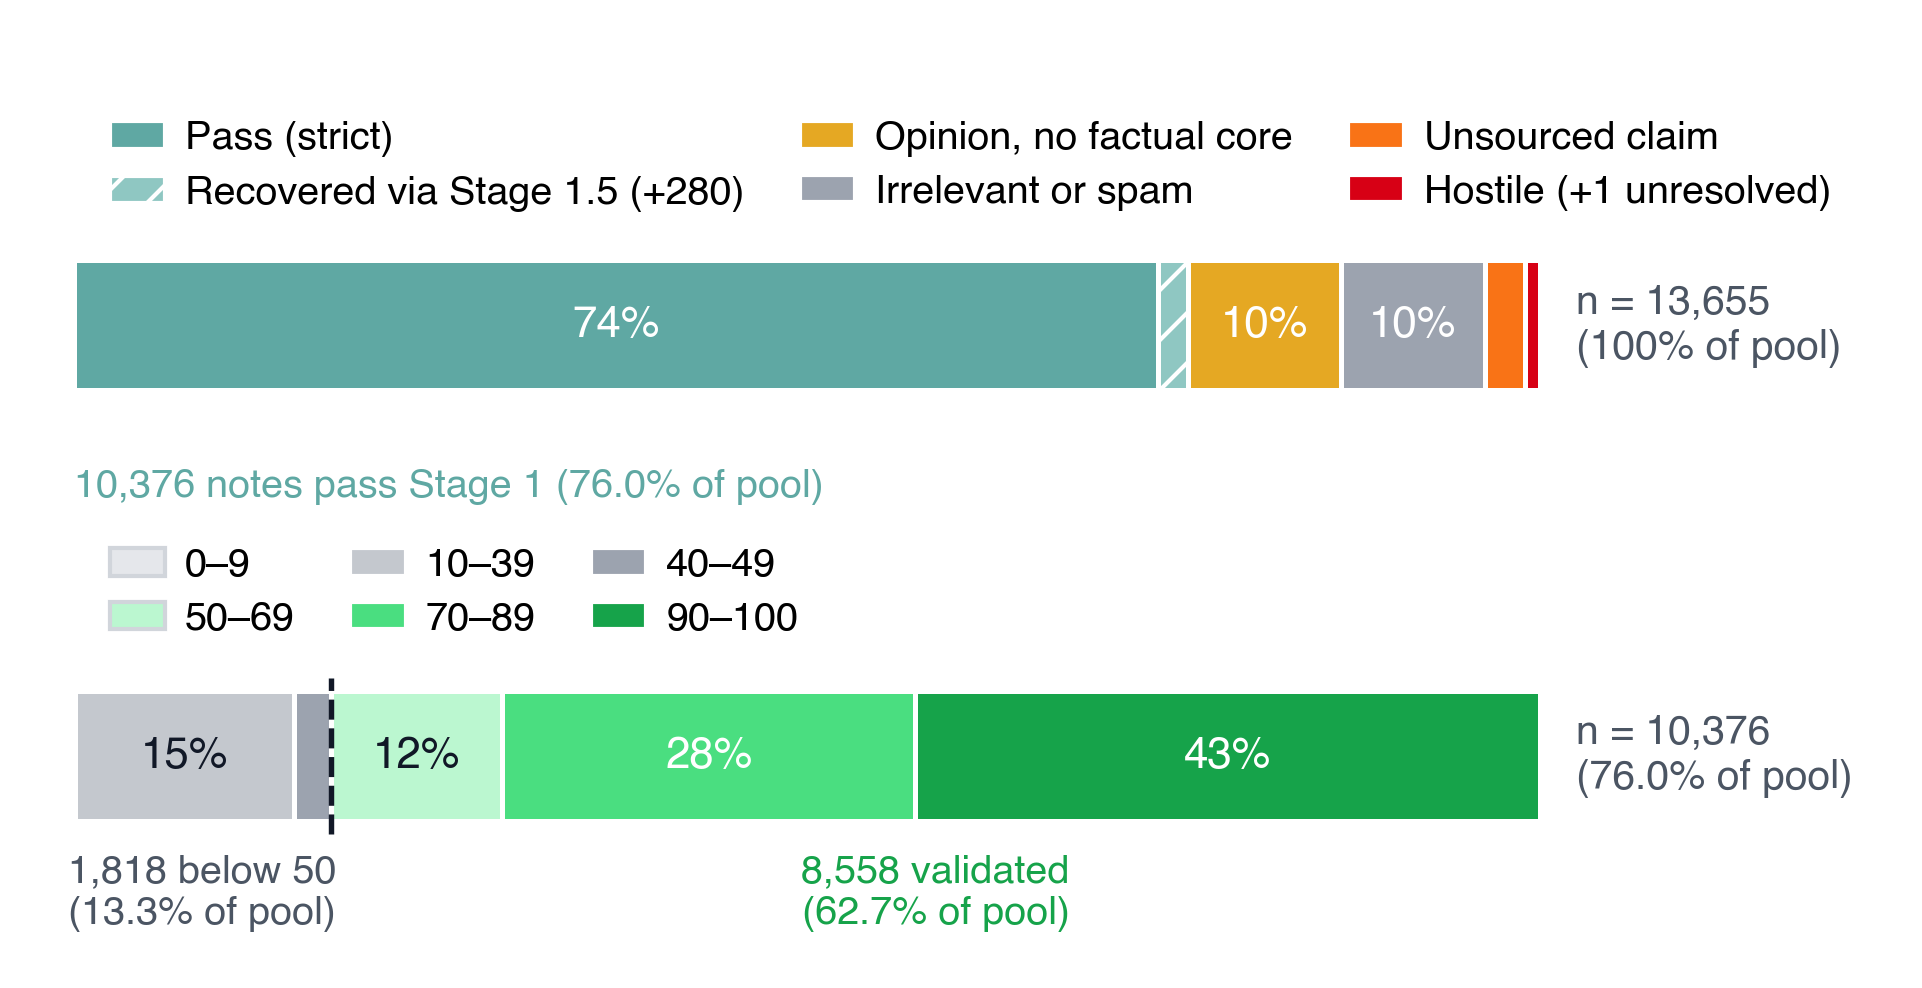

Reproduce this figure in Python.
"""
cn-gemma-validation-funnel.py
──────────────────────────────
Funnel view of the Gemma two-stage validation over the CCA hidden rescue pool.
Stage 1.5 (opinion-recall) is folded into Stage 1, as its outcome (+280 notes
recovered) only ever affects which notes reach Stage 2.

Two equally sized, aligned horizontal bars. Each bar uses its full width to
show that stage's own outcome breakdown; the right-edge labels report the
different stage populations:

  Row 1 — Stage 1 content screen, over the full 13,655-note rescue pool.
          Segments: pass (strict) / recovered via Stage 1.5 / four drop reasons.
  Row 2 — Stage 2 rescue-worthiness scoring, over the 10,376 notes that passed
          Stage 1. Segments: six score bins, three below the 50 threshold
          (grey, ascending severity) and three at or above it (green, ascending
          confidence).

All values are hardcoded from the frozen validation run summaries:
  data/llm_validation/runs/gemma-4-31b-it-scckn-v1/summary.json
  data/llm_validation/runs/gemma-4-31b-it-scckn-stage1-5-opinion-v1/summary.json
  data/llm_validation/runs/gemma-4-31b-it-scckn-stage2-expanded-v1/summary.json

Outputs (same basename triplet per AGENTS.md):
  cn-gemma-validation-funnel.pdf
  cn-gemma-validation-funnel.png

Run:
  cd figures/script_figures
  python cn-gemma-validation-funnel.py
"""

import pathlib

import matplotlib
matplotlib.use("Agg")
import matplotlib as mpl
import matplotlib.pyplot as plt
import matplotlib.patches as mpatches

# ── Output paths ────────────────────────────────────────────────────────────
HERE = pathlib.Path(__file__).parent
PDF_OUT = HERE / "cn-gemma-validation-funnel.pdf"
PNG_OUT = HERE / "cn-gemma-validation-funnel.png"

# ── Global style — matches fig3-rescue-panels.py for cross-figure consistency
mpl.rcParams.update({
    "figure.dpi": 120,
    "savefig.dpi": 300,
    "savefig.bbox": "tight",
    "savefig.facecolor": "white",
    "savefig.edgecolor": "none",
    "pdf.fonttype": 42,
    "ps.fonttype": 42,
    "font.family": "sans-serif",
    "font.sans-serif": ["Helvetica", "Arial", "DejaVu Sans"],
    "font.size": 11,
    "axes.spines.top": False,
    "axes.spines.right": False,
    "axes.grid": False,
    "legend.frameon": False,
})

# ── Palette — reuses the paper's established hexes ─────────────────────────
PAPER_BG = "#ffffff"
PAPER_TEXT = "#111827"
MUTED = "#4b5563"

PASS_COLOR = "#5FA8A3"        # Stage 1 strict pass (teal — matches "Already shown")
RECOVER_COLOR = "#8FC7C2"     # Stage 1.5 recovered notes (lighter teal tint)
OPINION_COLOR = "#E5A823"     # opinion, no factual core (amber — matches "Content stop")
IRRELEVANT_COLOR = "#9CA3AF"  # irrelevant / trivial / spam (grey)
UNSOURCED_COLOR = "#f97316"   # unsourced context or claim (orange)
HOSTILE_COLOR = "#D70015"     # hostile / troll + 1 unresolved (red)

# Stage 2 score bins — sequential ramps (grey = below threshold, green = validated)
BIN_0_9 = "#E5E7EB"
BIN_10_39 = "#C4C8CE"
BIN_40_49 = "#9CA3AF"
BIN_50_69 = "#BBF7D0"
BIN_70_89 = "#4ADE80"
BIN_90_100 = "#16A34A"

EDGE_COL = "white"
EDGE_LW = 1.2

# ── Hardcoded pipeline numbers (frozen; see summary.json paths above) ──────
POOL_N = 13_655

# Stage 1 (incl. Stage 1.5 recall) — segments of the full pool
S1_PASS_STRICT = 10_096
S1_RECOVERED = 280        # Stage 1.5: sourced_factual_core_present
S1_OPINION_DROP = 1_423   # Stage 1.5: sourced_factual_core_absent
S1_IRRELEVANT = 1_340
S1_UNSOURCED = 373
S1_HOSTILE_UNRESOLVED = 142 + 1   # hostile_troll_or_derogatory + 1 unresolved
assert (S1_PASS_STRICT + S1_RECOVERED + S1_OPINION_DROP + S1_IRRELEVANT
        + S1_UNSOURCED + S1_HOSTILE_UNRESOLVED) == POOL_N

STAGE1_PASS_TOTAL = S1_PASS_STRICT + S1_RECOVERED   # 10,376 → enters Stage 2
STAGE1_DROP_TOTAL = POOL_N - STAGE1_PASS_TOTAL       # 3,279 content-screen stops

# Stage 2 — score bins over the 10,376 notes that passed Stage 1
S2_BIN_0_9 = 8
S2_BIN_10_39 = 1_547
S2_BIN_40_49 = 263
S2_BIN_50_69 = 1_212
S2_BIN_70_89 = 2_923
S2_BIN_90_100 = 4_423
assert (S2_BIN_0_9 + S2_BIN_10_39 + S2_BIN_40_49 + S2_BIN_50_69 + S2_BIN_70_89
        + S2_BIN_90_100) == STAGE1_PASS_TOTAL

STAGE2_BELOW_50 = S2_BIN_0_9 + S2_BIN_10_39 + S2_BIN_40_49   # 1,818
STAGE2_VALIDATED = S2_BIN_50_69 + S2_BIN_70_89 + S2_BIN_90_100  # 8,558

# Final reconciliation across the whole funnel
assert STAGE2_VALIDATED + STAGE2_BELOW_50 + STAGE1_DROP_TOTAL == POOL_N
assert STAGE2_VALIDATED == 8_558
assert STAGE1_DROP_TOTAL == 3_279
assert STAGE2_BELOW_50 == 1_818

# ── Bar widths (data units), centered — both stages use the same visual span
MAX_WIDTH = 100.0
ROW1_WIDTH = MAX_WIDTH
ROW2_WIDTH = MAX_WIDTH

# ── LAYOUT — tune these; everything below is derived ───────────────────────
# Canvas width is kept near the paper's other figures (5.2-6.4 in) so that text
# stays legible once the figure is scaled down to one column width.
FIG_W, FIG_H = 6.4, 3.19          # overall canvas
AX_RECT = [0.015, 0.015, 0.97, 0.97]    # one axes; every element sits in data space

FS_IN_BAR = 10.5                   # percentages printed inside the segments
FS_NLABEL = 9.8                   # right-edge n = ... labels
FS_FOOT = 9.5                     # below-bar summary annotations
FS_LEGEND = 9.5                    # matches Figure 3's manual legend text
FS_STAGE2_HEAD = 9.5               # transition heading above the Stage 2 legend

BAR_H = 0.50
ROW1_Y = 2.10                     # Stage 1 bar centre (data units)
ROW2_Y = 0.44                     # Stage 2 bar centre
XLIM = (-53.0, 74.0)              # tight left margin; right side holds n-labels
YLIM = (-0.34, 3.24)

NLABEL_DX = 2.4                   # right-edge n-label offset from bar end
FOOT_DY = 0.13                    # below-bar annotation offset

# Each legend is anchored in data coordinates so it tracks its own bar and is
# flush with that bar's left edge. Stage 2 adds a short transition heading
# above its legend; the two stage blocks retain a larger gap between them.
LEG1_ANCHOR = (-50.0, 3.03)
STAGE2_HEAD_Y = 1.55
LEG2_ANCHOR = (-50.0, 1.38)


def centered_span(width):
    return (-width / 2.0, width / 2.0)


# ── Figure — axes rectangle explicitly reserved so legends sit right under
#    the content with no wasted blank band (fig-fraction legends, not
#    data-space anchored) ──────────────────────────────────────────────────
fig = plt.figure(figsize=(FIG_W, FIG_H), facecolor=PAPER_BG)
ax = fig.add_axes(AX_RECT)
ax.set_facecolor(PAPER_BG)
ax.set_xlim(*XLIM)
ax.set_ylim(*YLIM)
ax.set_xticks([])
ax.set_yticks([])
for sp in ax.spines.values():
    sp.set_visible(False)

# ── Row 1 — Stage 1 content screen (pool = 13,655) ─────────────────────────
x0_1, x1_1 = centered_span(ROW1_WIDTH)
row1_segments = [
    (S1_PASS_STRICT / POOL_N * ROW1_WIDTH, PASS_COLOR, False),
    (S1_RECOVERED / POOL_N * ROW1_WIDTH, RECOVER_COLOR, True),
    (S1_OPINION_DROP / POOL_N * ROW1_WIDTH, OPINION_COLOR, False),
    (S1_IRRELEVANT / POOL_N * ROW1_WIDTH, IRRELEVANT_COLOR, False),
    (S1_UNSOURCED / POOL_N * ROW1_WIDTH, UNSOURCED_COLOR, False),
    (S1_HOSTILE_UNRESOLVED / POOL_N * ROW1_WIDTH, HOSTILE_COLOR, False),
]
row1_counts = [S1_PASS_STRICT, S1_RECOVERED, S1_OPINION_DROP, S1_IRRELEVANT,
               S1_UNSOURCED, S1_HOSTILE_UNRESOLVED]

x = x0_1
for (frac, color, hatch), n in zip(row1_segments, row1_counts):
    ax.barh(ROW1_Y, frac, left=x, height=BAR_H, color=color,
            edgecolor=EDGE_COL, linewidth=EDGE_LW, zorder=3,
            hatch="//" if hatch else None)
    pct = n / POOL_N * 100
    if frac >= ROW1_WIDTH * 0.045:
        ax.text(x + frac / 2, ROW1_Y, f"{pct:.0f}%", ha="center", va="center",
                 fontsize=FS_IN_BAR, fontweight="bold", color="white", zorder=4)
    x += frac

# Right-edge population label.
ax.text(x1_1 + NLABEL_DX, ROW1_Y, f"n = {POOL_N:,}\n(100% of pool)",
        ha="left", va="center", fontsize=FS_NLABEL, color=MUTED)

# ── Row 2 — Stage 2 rescue-worthiness (population = 10,376) ────────────────
x0_2, x1_2 = centered_span(ROW2_WIDTH)
row2_segments = [
    (S2_BIN_0_9, BIN_0_9),
    (S2_BIN_10_39, BIN_10_39),
    (S2_BIN_40_49, BIN_40_49),
    (S2_BIN_50_69, BIN_50_69),
    (S2_BIN_70_89, BIN_70_89),
    (S2_BIN_90_100, BIN_90_100),
]
x = x0_2
threshold_x = None
below50_x_mid = None
validated_x_mid = None
below50_start = x0_2
for i, (n, color) in enumerate(row2_segments):
    frac = n / STAGE1_PASS_TOTAL * ROW2_WIDTH
    # The 50-69 bin is a pale green; only the two darkest bins take white text.
    text_color = PAPER_TEXT if i < 4 else "white"
    ax.barh(ROW2_Y, frac, left=x, height=BAR_H, color=color,
            edgecolor=EDGE_COL, linewidth=EDGE_LW, zorder=3)
    pct = n / STAGE1_PASS_TOTAL * 100
    if frac >= ROW2_WIDTH * 0.05:
        ax.text(x + frac / 2, ROW2_Y, f"{pct:.0f}%", ha="center", va="center",
                 fontsize=FS_IN_BAR, fontweight="bold", color=text_color, zorder=4)
    x += frac
    if i == 2:  # boundary between 40-49 and 50-69 = the rescue threshold
        threshold_x = x
        below50_x_mid = (below50_start + x) / 2.0
        validated_x_mid = (x + x1_2) / 2.0

# Threshold marker — spans just the bar height; the below-50 annotation makes
# the boundary explicit without adding another label beside the bar.
ax.plot([threshold_x, threshold_x], [ROW2_Y - BAR_H / 2 - 0.05, ROW2_Y + BAR_H / 2 + 0.05],
        color=PAPER_TEXT, linewidth=1.3, linestyle="--", zorder=5)

# Right-edge population label.
ax.text(x1_2 + NLABEL_DX, ROW2_Y, f"n = {STAGE1_PASS_TOTAL:,}\n(76.0% of pool)",
        ha="left", va="center", fontsize=FS_NLABEL, color=MUTED)

# Below-bar summary annotations, centered under their own segment group
ax.text(below50_x_mid, ROW2_Y - BAR_H / 2 - FOOT_DY,
        f"{STAGE2_BELOW_50:,} below 50\n(13.3% of pool)",
        ha="center", va="top", fontsize=FS_FOOT, color=MUTED)
ax.text(validated_x_mid, ROW2_Y - BAR_H / 2 - FOOT_DY,
        f"{STAGE2_VALIDATED:,} validated\n(62.7% of pool)",
        ha="center", va="top", fontsize=FS_FOOT, fontweight="bold", color=BIN_90_100)

# ── Stage 2 transition heading ─────────────────────────────────────────────
# Reports how many notes enter Stage 2, then keeps the legend and bar beneath
# it visually close as one stage block.
ax.text(x0_2, STAGE2_HEAD_Y,
        f"{STAGE1_PASS_TOTAL:,} notes pass Stage 1 (76.0% of pool)",
        ha="left", va="top", fontsize=FS_STAGE2_HEAD,
        fontweight="bold", color=PASS_COLOR)

# ── Legends — each anchored in data space above the stage it explains ──────
stage1_patches = [
    mpatches.Patch(facecolor=PASS_COLOR, edgecolor=EDGE_COL, label="Pass (strict)"),
    mpatches.Patch(facecolor=RECOVER_COLOR, edgecolor=EDGE_COL, hatch="//",
                    label="Recovered via Stage 1.5 (+280)"),
    mpatches.Patch(facecolor=OPINION_COLOR, edgecolor=EDGE_COL, label="Opinion, no factual core"),
    mpatches.Patch(facecolor=IRRELEVANT_COLOR, edgecolor=EDGE_COL, label="Irrelevant or spam"),
    mpatches.Patch(facecolor=UNSOURCED_COLOR, edgecolor=EDGE_COL, label="Unsourced claim"),
    mpatches.Patch(facecolor=HOSTILE_COLOR, edgecolor=EDGE_COL, label="Hostile (+1 unresolved)"),
]
leg1 = ax.legend(handles=stage1_patches, fontsize=FS_LEGEND, loc="upper left",
                   bbox_to_anchor=LEG1_ANCHOR, bbox_transform=ax.transData,
                   ncol=3, frameon=True,
                   alignment="left",
                   handlelength=1.4, handletextpad=0.5,
                   columnspacing=1.4, labelspacing=0.45)
# Opaque white frame with no border keeps the legend block visually clean.
leg1.get_frame().set_facecolor(PAPER_BG)
leg1.get_frame().set_edgecolor("none")
ax.add_artist(leg1)

# Legends fill column-major, so this order renders as two readable rows:
# the three below-threshold bins on top, the three validated bins beneath.
# The two palest swatches take a grey edge; a white one would vanish.
PALE_EDGE = "#D1D5DB"
stage2_patches = [
    mpatches.Patch(facecolor=BIN_0_9, edgecolor=PALE_EDGE, label="0–9"),
    mpatches.Patch(facecolor=BIN_50_69, edgecolor=PALE_EDGE, label="50–69"),
    mpatches.Patch(facecolor=BIN_10_39, edgecolor=EDGE_COL, label="10–39"),
    mpatches.Patch(facecolor=BIN_70_89, edgecolor=EDGE_COL, label="70–89"),
    mpatches.Patch(facecolor=BIN_40_49, edgecolor=EDGE_COL, label="40–49"),
    mpatches.Patch(facecolor=BIN_90_100, edgecolor=EDGE_COL, label="90–100"),
]
leg2 = ax.legend(handles=stage2_patches, fontsize=FS_LEGEND, loc="upper left",
                   bbox_to_anchor=LEG2_ANCHOR, bbox_transform=ax.transData,
                   ncol=3, frameon=True,
                   alignment="left",
                   handlelength=1.4, handletextpad=0.5,
                   columnspacing=1.4, labelspacing=0.45)
leg2.get_frame().set_facecolor(PAPER_BG)
leg2.get_frame().set_edgecolor("none")
ax.add_artist(leg2)

# ── Save ─────────────────────────────────────────────────────────────────────
fig.savefig(PDF_OUT, facecolor=fig.get_facecolor(), edgecolor="none")
fig.savefig(PNG_OUT, facecolor=fig.get_facecolor(), edgecolor="none")
print(f"Saved: {PDF_OUT}")
print(f"Saved: {PNG_OUT}")
print(f"Reconciliation: pool={POOL_N:,} -> stage1 pass={STAGE1_PASS_TOTAL:,} "
      f"(drop {STAGE1_DROP_TOTAL:,}) -> stage2 validated={STAGE2_VALIDATED:,} "
      f"(below 50: {STAGE2_BELOW_50:,})")
plt.close(fig)
